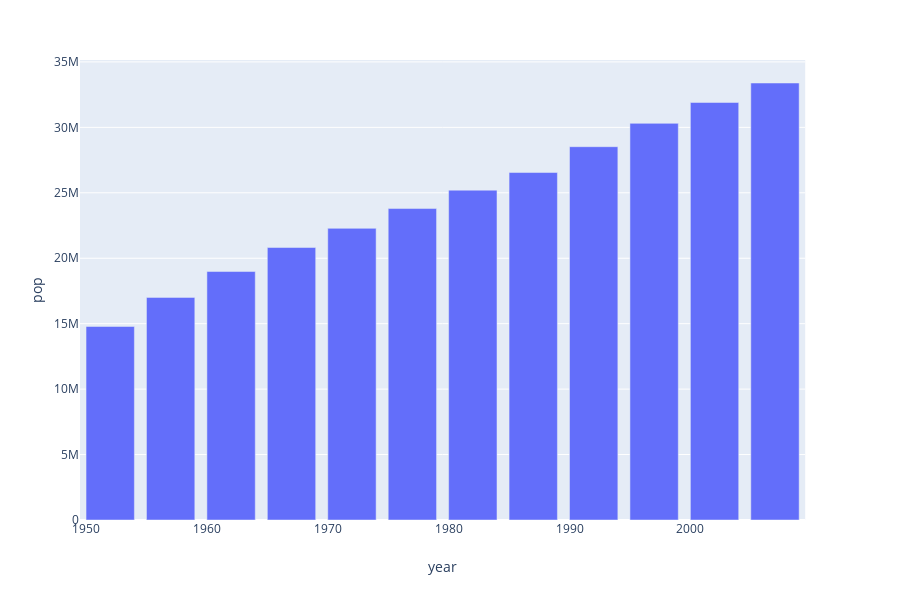

Write notebook code for a chart like this one.
### Code cell
import plotly.express as px
data_canada = px.data.gapminder().query("country == 'Canada'")
fig = px.bar(data_canada, x='year', y='pop')
fig.show()

### Figure 1 — Plotly figure (JSON) as saved in the notebook; plotly's stock layout.template omitted (floating-point values rounded to 4 significant figures)
{"data": [{"alignmentgroup": "True", "hoverlabel": {"namelength": 0}, "hovertemplate": "year=%{x}<br>pop=%{y}", "legendgroup": "", "marker": {"color": "#636efa"}, "name": "", "offsetgroup": "", "orientation": "v", "showlegend": false, "textposition": "auto", "type": "bar", "x": [1952, 1957, 1962, 1967, 1972, 1977, 1982, 1987, 1992, 1997, 2002, 2007], "xaxis": "x", "y": [14785584, 17010154, 18985849, 20819767, 22284500, 23796400, 25201900, 26549700, 28523502, 30305843, 31902268, 33390141], "yaxis": "y"}], "layout": {"barmode": "relative", "height": 600, "legend": {"tracegroupgap": 0}, "margin": {"t": 60}, "xaxis": {"anchor": "y", "domain": [0, 0.98], "title": {"text": "year"}}, "yaxis": {"anchor": "x", "domain": [0, 1], "title": {"text": "pop"}}}}
